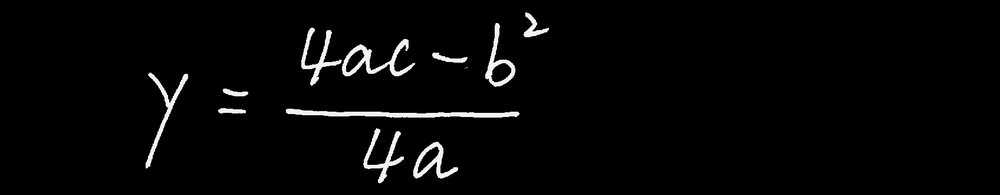
#> input picture termproject/test2.png, 1000 x 195 px, shrunk from 1696 x 330 before the run
$ python test_erode.py
#> lines starting #> are read from the running program, lines starting #| are printed output that depends on the picture
import cv2
import numpy as np
img = cv2.imread("test2.png", 0)
#> img is the input picture: shape (195, 1000); min 0, max 255, mean 6.5

#dilate
kernel = np.ones((3,3),np.uint8)
img = cv2.erode(img,kernel,iterations = 2)
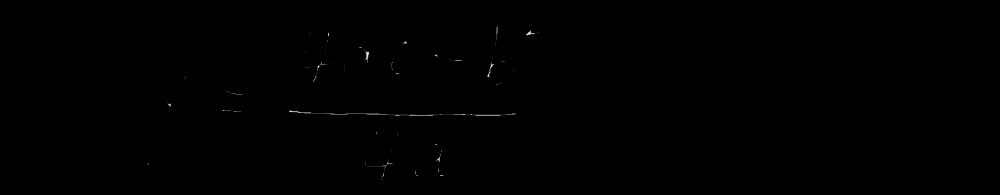
#> img: shape (195, 1000); min 0, max 238, mean 0.3
img = cv2.dilate(img, kernel, iterations=1)
cv2.imwrite('test2out.png', img)
